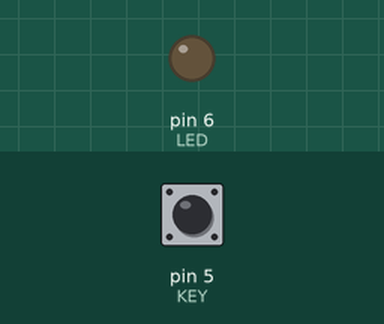
This sketch was run on a simulated Arduino Uno, built with avr-gcc and run on an emulated ATmega328P. Shown: output pins drawn as LEDs (lit = HIGH). The test bench sets the inputs (shaded band); at power-on: pin 5 (KEY) HIGH. What the sketch prints to the serial monitor is not drawn.

Above: at 1.2 s.
1.3 s: pin 5 (KEY) pulled LOW for 0.15 s
At 1.8 s:
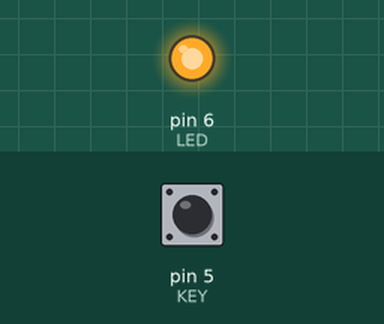
2.9 s: pin 5 (KEY) pulled LOW for 1 s
At 4.2 s:
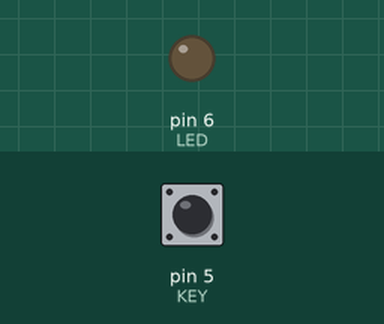
5.4 s: pin 5 (KEY) pulled LOW for 3.2 s
At 6.1 s:
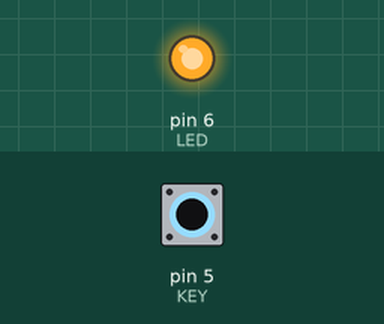
Timing chart, 0 to 8.4 s (numbered marks = the images above; inputs shaded):
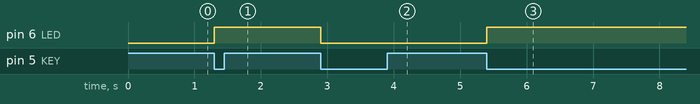

The sketch:

Buttonlock.ino
```cpp
/**非自锁按键控制模式：按一下得电，再按一下失电，只要按钮被按下，状态就改变**/
#define KEY (5)   //操作对象
#define LED (6)  //控制对象 （板载 LED_BUILTIN 13 ）
char keyFlag = 0;//按键状态
void setup() {
  Serial.begin(9600);
  pinMode(KEY,INPUT_PULLUP);//上拉输入模式
  pinMode(LED,OUTPUT);
}
void loop() {
  if(digitalRead(KEY) == 1){//注意这里是1不是0
    delay(10);//消抖处理
    if(digitalRead(KEY) == 1){//注意这里是1不是0
      keyFlag = 1 - keyFlag ;
      Serial.println(keyFlag);
      while(digitalRead(KEY));//等待按键被释放
    }
  }
  if(keyFlag == 1){
    digitalWrite(LED,HIGH);
  }else{
    digitalWrite(LED,LOW);
  }
}
```

Measured:
- after the input at 1.3 s, pin 6 (LED): LOW → HIGH at once
- after the input at 2.9 s, pin 6 (LED): HIGH → LOW at once
- after the input at 5.4 s, pin 6 (LED): LOW → HIGH at once
